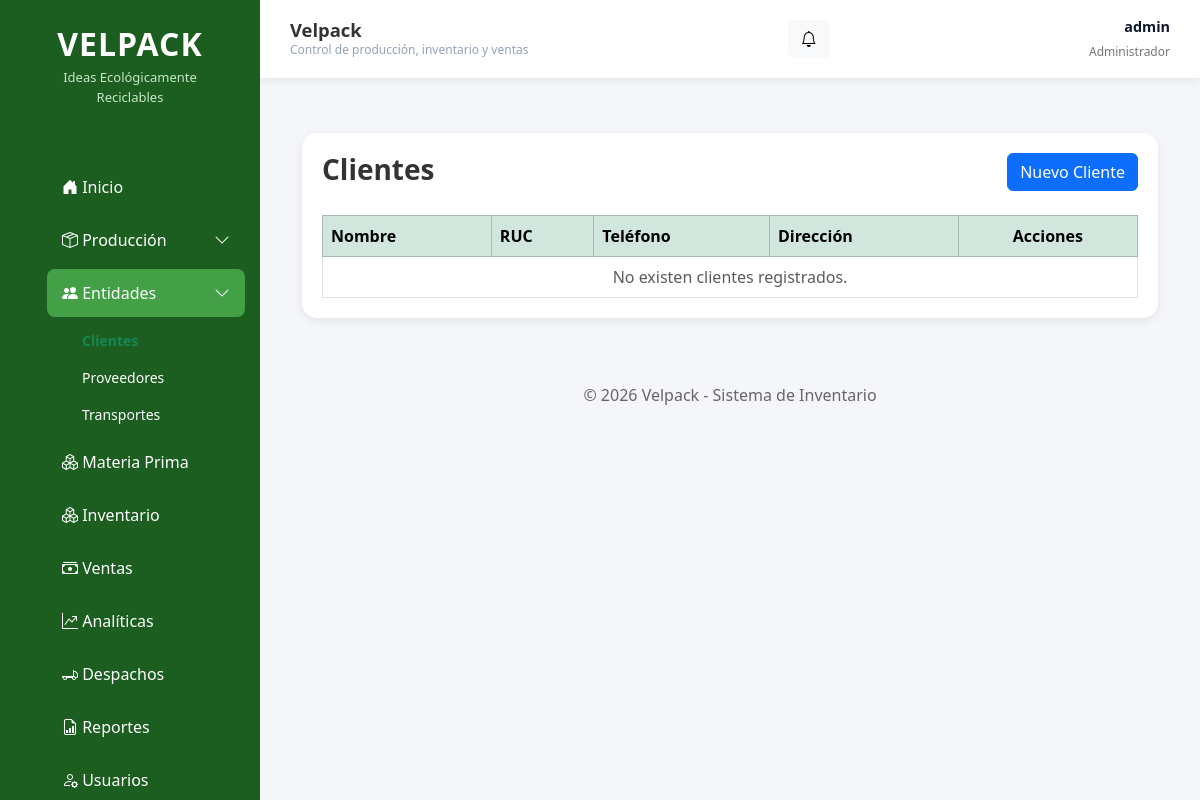
Page /clientes/ (signed in) on the earlier database version.
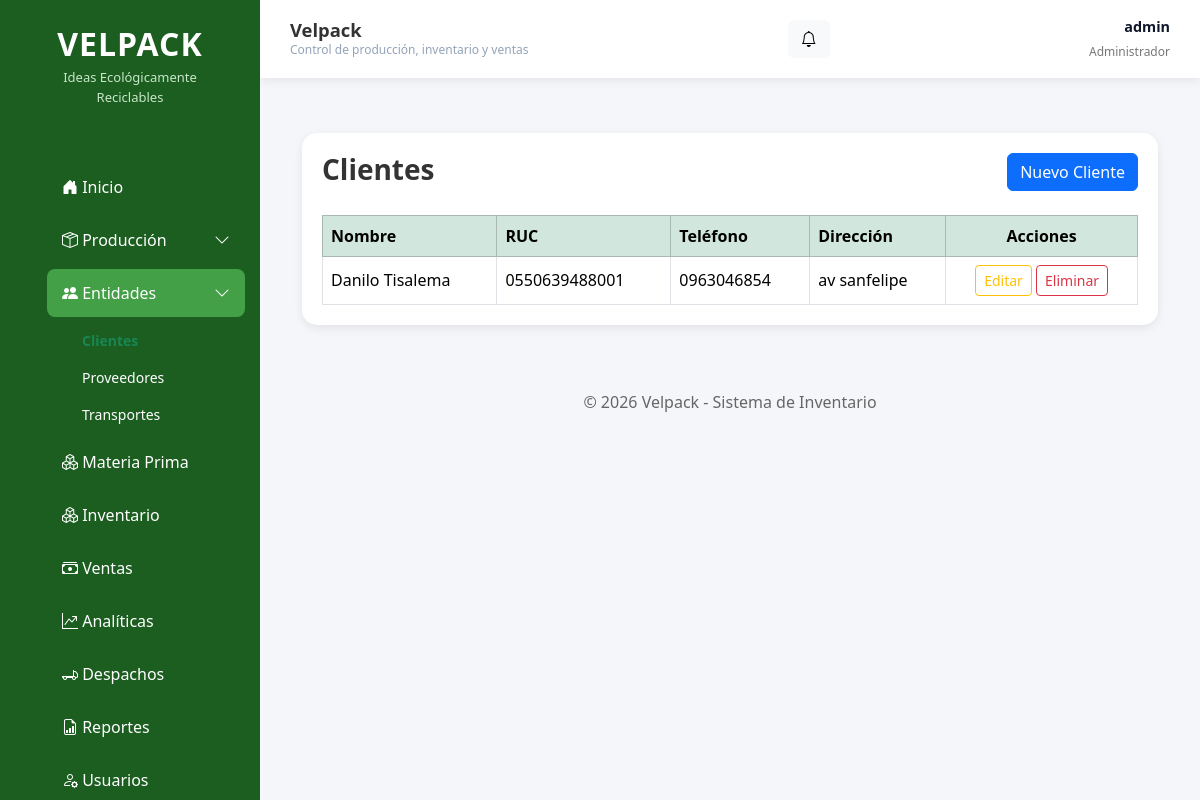
Same page on the later database version.
### apps/clientes/models.py (models this page shows, shortened)
class Cliente(models.Model):
    nombre = models.CharField(max_length=150)
    ruc = models.CharField(
        max_length=13,
        unique=True
    )
    telefono = models.CharField(
        max_length=15,
        blank=True
    )
    correo = models.EmailField(
        blank=True
    )
    direccion = models.TextField()
    activo = models.BooleanField(default=True)
    fecha_registro = models.DateTimeField(auto_now_add=True)
    class Meta:
        ordering = ["nombre"]

### apps/clientes/views.py (the view)
# urls.py: path('', views.lista_clientes, name='lista_clientes'),
@staff_member_required
def lista_clientes(request):
    clientes = Cliente.objects.all().order_by("nombre")
    return render(request, 'clientes/lista_clientes.html', {'clientes': clientes})

### apps/accounts/context_processors.py (called while the page is built)
def avisos(request):
    user = getattr(request, "user", None)
    if not user or not user.is_authenticated or not user.is_superuser:
        return {"avisos_pendientes": 0, "avisos_recientes": []}
    avisos_qs = AvisoInterno.objects.all()
    return {
        "avisos_pendientes": avisos_qs.filter(leido=False).count(),
        "avisos_recientes": list(avisos_qs[:5]),
    }

### templates/clientes/lista_clientes.html (shortened to what this page needs)
{% extends 'base.html' %}
{% block content %}
<div class="container-fluid">
    <div class="box">
        <div class="d-flex flex-wrap justify-content-between align-items-center gap-2 mb-4">
            <div>
                <h3 class="fw-bold mb-1">Clientes</h3>
            </div>
            <a href="{% url 'clientes:crear_cliente' %}" class="btn btn-primary">
                Nuevo Cliente
            </a>
        </div>
        <div class="table-responsive">
            <table class="table table-bordered table-hover align-middle">
                <thead class="table-success">
                    <tr>
                        <th>Nombre</th>
                        <th>RUC</th>
                        <th>Teléfono</th>
                        <th>Dirección</th>
                        <th class="text-center">Acciones</th>
                    </tr>
                </thead>
                <tbody>
                    {% for cliente in clientes %}
                    <tr>
                        <td>{{ cliente.nombre }}</td>
                        <td>{{ cliente.ruc }}</td>
                        <td>{{ cliente.telefono }}</td>
                        <td>{{ cliente.direccion }}</td>
                        <td class="text-center">
                            <a href="{% url 'clientes:editar_cliente' cliente.pk %}" class="btn btn-outline-warning btn-sm">Editar</a>
                            <button type="button" class="btn btn-outline-danger btn-sm"
                                    data-bs-toggle="modal"
                                    data-bs-target="#modalEliminar"
                                    data-url="{% url 'clientes:eliminar_cliente' cliente.pk %}">
                                Eliminar
                            </button>
                        </td>
                    </tr>
                    {% empty %}
                    <tr>
                        <td colspan="5" class="text-center text-muted">No existen clientes registrados.</td>
                    </tr>
                    {% endfor %}
                </tbody>
            </table>
        </div>
    </div>
</div>
{% endblock %}

Differences in the rows shown:
added Cliente: nombre "Danilo Tisalema", ruc "0550639488001", telefono "0963046854", direccion "av sanfelipe"
Other differences:
text no longer shown: "No existen clientes registrados."
